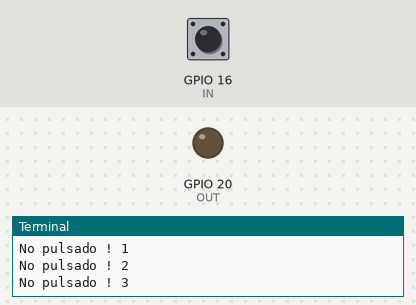
Bench run of a program on a simulated Raspberry Pi (BCM pin numbers). Shown: output pins drawn as LEDs (lit = HIGH), the last lines printed to the terminal. Inputs (shaded band) come from the test bench; at power-on: GPIO 16 (IN) HIGH.

Above: at 1.2 s.
1.3 s: GPIO 16 (IN) pulled LOW for 0.6 s
At 1.8 s:
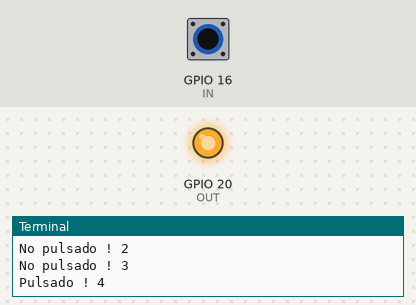
3.5 s: GPIO 16 (IN) pulled LOW for 3.2 s
At 7.3 s:
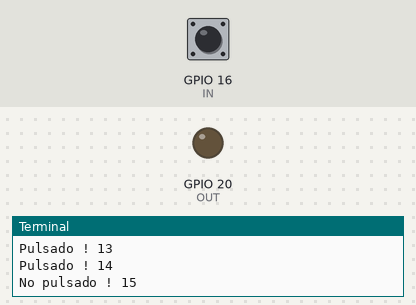
Timing chart, 0 to 8.8 s (numbered marks = the images above; inputs shaded):
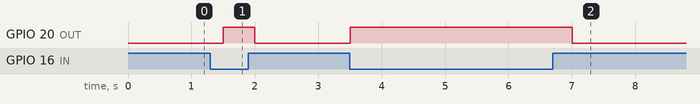

Measured:
- after the input at 1.3 s, GPIO 20 (OUT): LOW → HIGH after 0.20 s, → LOW 0.50 s later
- after the input at 3.5 s, GPIO 20 (OUT): LOW → HIGH at once, → LOW 3.5 s later

The program:

ej4_muestreo_continuo.py
```python
import time
import RPi.GPIO as GPIO

GPIO.setmode(GPIO.BCM)
GPIO.setwarnings(False)
IN = 16
OUT =20

GPIO.setup(OUT,GPIO.OUT)
GPIO.setup(IN,GPIO.IN,pull_up_down = GPIO.PUD_UP)

i = 1
try:
    while True:
        if GPIO.input(IN)==GPIO.LOW:
            print("Pulsado !",i)
            GPIO.output(OUT,GPIO.HIGH)
        else:
            print("No pulsado !",i)
            GPIO.output(OUT,GPIO.LOW)
        time.sleep(0.5)
        i += 1
finally:
    GPIO.cleanup()
```
